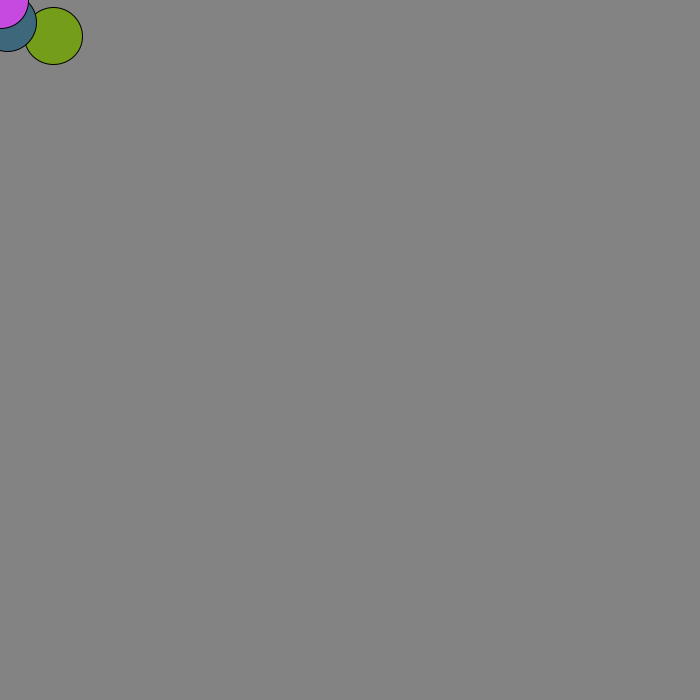
Frame 1 (no input)
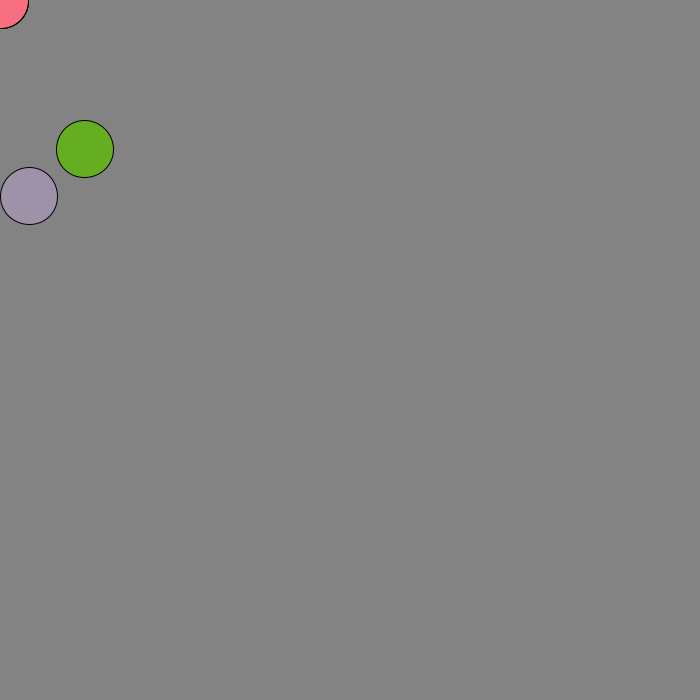
Frame 60 (the mouse pressed at the canvas centre just before this capture)
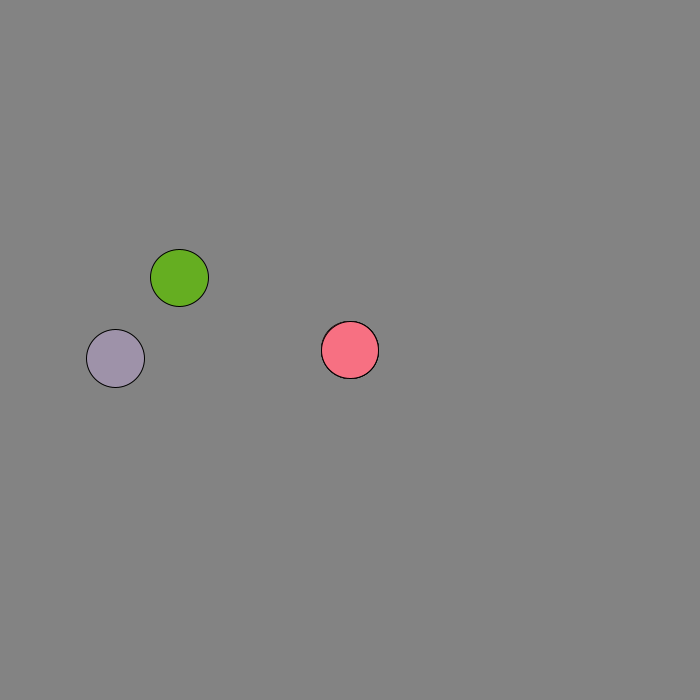
Frame 120 (the mouse held since frame 60 and released just before this capture)

The Processing sketch that drew these frames (run headless with seeded random() and noise(); from frame 60 on, the mouse is pressed at the canvas centre):

// Processing sketch: CircleClass
// ── CircleClass.pde
Circle circle;
Circle circle1;
Circle circle2;

float circleD = random(25,75);
float xSpeed = random(-3,3);
float ySpeed = random(-3,3);
float xSpeed2 = random(-3,3);
float ySpeed2 = random(-3,3);
float xSpeed3 = random(-3,3);
float ySpeed3 = random(-3,3);
float xStartPos = random(width);
float yStartPos = random(height);
float xStartPos2 = random(width);
float yStartPos2 = random(height);
float xStartPos3 = random(width);
float yStartPos3 = random(height);
color grey = #838383;
float R = random(255);
float G = random (255);
float B = random (255);

int num= 50;
Circle[] tail;
float scale = 0.995;

void setup() {
  size(700, 700);
  
  
  circle = new Circle(xStartPos, yStartPos, xSpeed, ySpeed, circleD,R,G,B,1);
  circle1 = new Circle(xStartPos2, yStartPos2, xSpeed2, ySpeed2, circleD,R,G,B,2,1);
  circle2 = new Circle(mouseX, mouseY, circleD,R,G,B,3,1,1);
  
  tail = new Circle[50];

    for (int i = 0; i < num; i++) {
      tail[i] = new Circle(mouseX, mouseY, circleD,R,G,B,3,1,1);
    }
}

void draw() {
  background(grey);
  for (int i = num-1; i > 0; i--) {
    tail[i].x3=tail[i-1].x3;
    tail[i].y3=tail[i-1].y3;
    tail[i].circleD=tail[i-1].circleD*pow(scale,i);
  }
 
   tail[0].x3 = mouseX;
   tail[0].y3 = mouseY;
   
  for (int i = 0; i < num; i++) {
    tail[i].display();
  }
  circle.move();
  circle.display();
  circle.overlap();
  circle.overlap1();

  circle1.move();
  circle1.display();
  circle1.overlap();
  circle1.overlap2();
       
  //circle2.move();
  circle2.display();
  circle2.overlap1();
  circle2.overlap2();
  circle2.x3=mouseX;
  circle2.y3=mouseY;
  
  
 }

// ── circle.pde
class Circle {
  float x;
  float y;
  float x2;
  float y2;
  float x3;
  float y3;
  float xSpeed;
  float ySpeed;
  float xSpeed2;
  float ySpeed2;
  float xSpeed3;
  float ySpeed3;
  float circleD;
  float state;
  float R;
  float G;
  float B;
  int A;
  int T;

  
  
 
  
  //circle = new Circle(xStartPos, yStartPos, xSpeed, ySpeed, circleD)
  Circle(float x, float y, float xSpeed, float ySpeed, float circleD, float R, float G, float B, float state) {
    this.x = x;
    this.y = y;
    this.xSpeed = xSpeed;
    this.ySpeed = ySpeed;
    this.circleD = circleD;
    this.R=R;
    this.G=G;
    this.B=B;
    this.state=state;
 
    
   
  }
  
   Circle(float x2, float y2, float xSpeed2, float ySpeed2, float circleD, float R, float G, float B, float state, int A) {
    this.x2 = x2;
    this.y2 = y2;
    this.xSpeed2 = xSpeed2;
    this.ySpeed2 = ySpeed2;
    this.circleD = circleD;
    this.R=R;
    this.G=G;
    this.B=B;
    this.A=A;
    this.state=state;
   }
   
   Circle(float temp_x3, float temp_y3, float circleD, float R, float G, float B, float state, int A, int T) {
    x3 = temp_x3;
    y3 = temp_y3;
    this.circleD = circleD;
    this.R=R;
    this.G=G;
    this.B=B;
    this.A=A;
    this.T=T;
    this.state=state;
   }
   
    
   
  

  void move() {
    x += xSpeed;
    if (x < 0 || x > width) {
      xSpeed *= -1;
    }

    y += ySpeed;
    if (y < 0 || y > height) {
      ySpeed *= -1;
    }
     x2 += xSpeed2;
    if (x2 < 0 || x2 > width) {
      xSpeed2 *= -1;
    }

    y2 += ySpeed2;
    if (y2 < 0 || y2 > height) {
      ySpeed2 *= -1;
    }
     x3 += xSpeed3;
    if (x3 < 0 || x3 > width) {
      xSpeed3 *= -1;
    }

    y3 += ySpeed3;
    if (y3 < 0 || y3 > height) {
      ySpeed3 *= -1;
    }
    
    
  }
  
  void overlap(){
  float d=dist(circle.x,circle.y,circle1.x2,circle1.y2);
  if(d<circleD){
  circle.R=random(255);
  circle.G=random(255);
  circle.B=random(255);
  circle1.R=random(255);
  circle1.G=random(255);
  circle1.B=random(255);
   }
  }
    void overlap1(){
  float d=dist(circle.x,circle.y,circle2.x3,circle2.y3);
  if(d<circleD){
  circle.R=random(255);
  circle.G=random(255);
  circle.B=random(255);
  circle2.R=random(255);
  circle2.G=random(255);
  circle2.B=random(255);
   }
  }
  
   void overlap2(){
  float d=dist(circle1.x2,circle1.y2,circle2.x3,circle2.y3);
  if(d<circleD){
  circle1.R=random(255);
  circle1.G=random(255);
  circle1.B=random(255);
  circle2.R=random(255);
  circle2.G=random(255);
  circle2.B=random(255);
   }
  }
  
  
  void display(){
    
   
   fill(R,G,B);
   
   if(state == 1){
   ellipse(x, y, circleD, circleD);}
   if(state == 2){
     ellipse(x2,y2,circleD,circleD);}
   if(state == 3){
   ellipse(x3, y3, circleD, circleD);}
    
   }
   
  }
   
